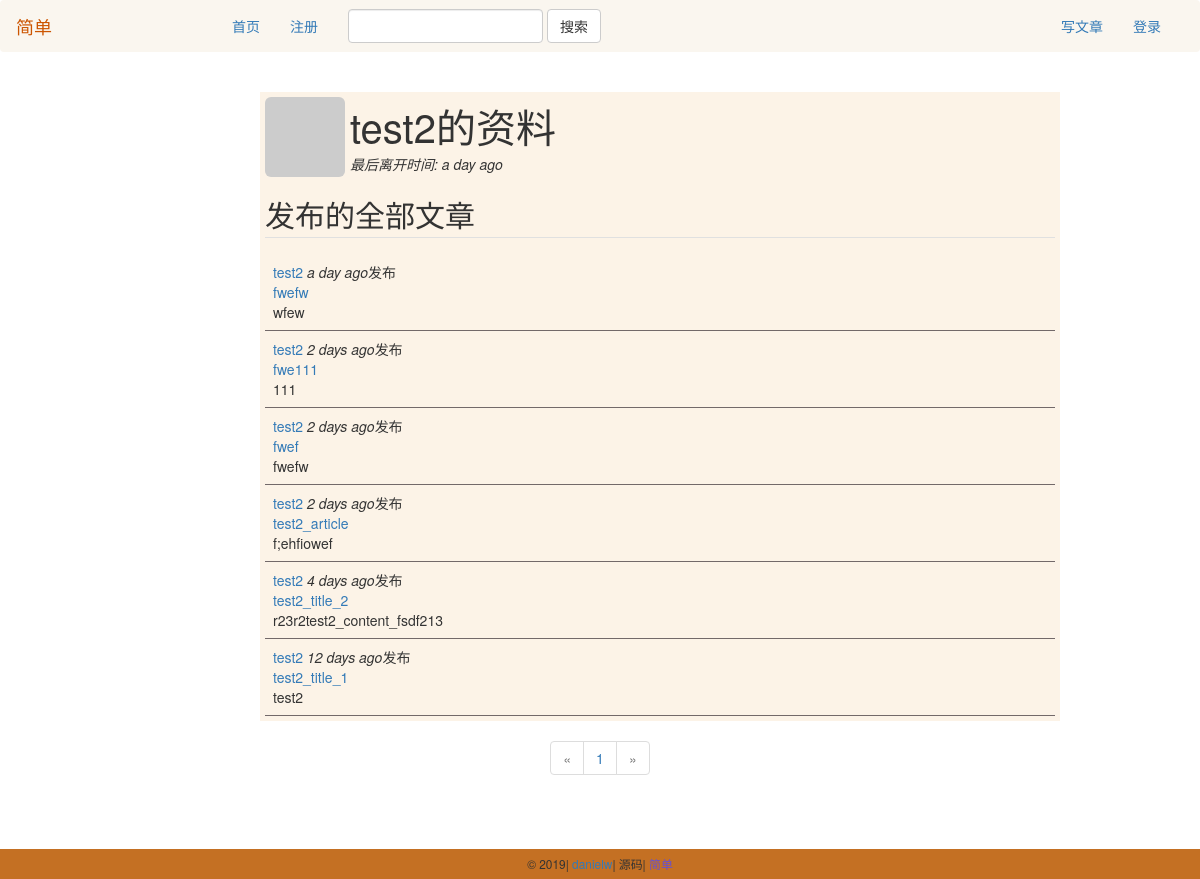
/user/test2, run on the app's committed database.
### app/models.py (models this page shows, shortened)
class User(UserMixin, db.Model):
    __tablename__ = 'users'
    id = db.Column(db.Integer, primary_key=True)
    username = db.Column(db.String(64), unique=True)
    password_hash = db.Column(db.String(128))
    email = db.Column(db.String(64), unique=True, index=True)
    avatar_hash = db.Column(db.String(32))
    posts = db.relationship('Post', backref='author_post', lazy='dynamic')
    comments = db.relationship('Comment', backref='author_comment', lazy='dynamic')
    @property
    def password(self):
        raise AttributeError('password is not a readable attribute')
    def gravatar(self, size=100, default='identicon', rating='g'):
        url = 'https://secure.gravatar.com/avatar'
        hash = self.avatar_hash or self.gravatar_hash()
        return '{url}/{hash}?s={size}&d={default}&r={rating}'.format(url=url, hash=hash, size=size, default=default, rating=rating)

class Post(db.Model):
    __tablename__ = 'posts'
    id = db.Column(db.Integer, primary_key=True)
    title = db.Column(db.Text)
    body = db.Column(db.Text)
    timestamp = db.Column(db.DateTime,index=True, default=datetime.utcnow)
    user_id = db.Column(db.Integer, db.ForeignKey('users.id'))
    comments = db.relationship('Comment', backref='post', lazy='dynamic')

### app/main/views.py (the view)
@main.route('/user/<username>',methods=['GET','POST'])
def user(username):
    user = User.query.filter_by(username=username).first()
    posts_main = user.posts.order_by(Post.timestamp.desc())
    page = request.args.get('page',1,type=int)
    pagination = posts_main.paginate(page, per_page=8, error_out=False)
    posts = pagination.items
    t = posts_main.first().timestamp
    return render_template('user.html',user=user,posts=posts,t=t, pagination=pagination)

### app/templates/user.html
{% extends "base.html" %}
{% block page_content %}
<div class="container_bg" style="width: 800px;">
    <div class="profile-header">
        <img class="img-rounded profile-thumbnail" src="{{ user.gravatar(size=85) }}">
        <div class="profile-header" style="margin-left: 85px;">
            <div class="user-intro" style="font-size: 40px;"> {{ user.username }}的资料</div>
            <span style="font-style:italic;">最后离开时间: {{ moment(t).fromNow() }}</span>
        </div>
    </div>
    <div class="profile-middle" style="margin-top: 20px;margin-bottom: 10px; border-bottom: 1px solid #e0e0e0;">
        <span style="font-size:30px;">发布的全部文章</span>
    </div>
    <div class="user_blog" style="margin-top: 10px;">
        <ul class="user_posts_" style="list-style-type: none; padding: 0px; margin: 16px 0px 0px 0px;">
            {% for post in posts %}
            <li class="user_post_" style="padding: 8px;border-bottom: 1px solid #726969;">
                <div class="user-post-content">
                        <div>
                            <a href="{{ url_for('.user', username=post.author_post.username) }}">
                                {{ post.author_post.username }}
                            </a>
                            <span class="blog-date-1" style="font-style:italic;">{{moment(post.timestamp).fromNow()}}</span>发布
                        </div>
                        <div>
                            <a href="{{ url_for('.showpost', id=post.id) }}">
                                {{ post.title }}
                            </a>
                        </div>
                        <div class="post-body">
                            {{ post.body }}
                        </div>
                </div>
            </li>
            {% endfor %}
        </ul>
    </div>
</div>
<div class="pagination" style="width:100%; text-align:center; padding:0px; margin:0px;">
        <ul class="pagination">
            <li {% if not pagination.has_prev %} class="disabled" {% endif %}>
                <a href="{% if pagination.has_prev %}
                    {{ url_for('.user', username=user.username, page=pagination.prev_num) }}
                    {% else %}#{% endif %}">
                    &laquo;
                </a>
            </li>
            {% for p in pagination.iter_pages() %}
                {% if p %}
                    {% if p == pagination.page %}
                    <li class="active">
                        <a href="{{ url_for('.user', username=user.username,page=p)}}">{{ p }}</a>
                    </li>
                    {% else %}
                    <li>
                        <a href="{{ url_for('.user', username=user.username,page=p)}}">{{ p }}</a>
                    </li>
                    {% endif %}
                {% else %}
                    <li class="disabled"><a href="#">&hellip;</a></li>
                {% endif %}
            {% endfor %}
            <li {% if not pagination.has_next %} class="disabled" {% endif %}>
                <a href="{% if pagination.has_next %}
                    {{ url_for('.user', username=user.username,page=pagination.next_num) }}
                    {% else %}#{% endif %}">
                    &raquo;
                </a>
            </li>
        </ul>
</div>
{% endblock %}

### app/static/css/main.css (style rules this page uses)
body { height:100%; margin:0; }
.container_bg { margin-top: 20px; background-color: #fcf3e7; margin-left: 230px; padding: 5px 5px 5px 5px; }
.profile-thumbnail { position: absolute; }
div.pagination { width: 100%; text-align: right; padding: 0px; margin: 0px; }

### data on the page
User: username "test2"
Post: timestamp "a day ago", author_post.username "test2", title "fwefw", body "wfew"
Post: author_post.username "test2", timestamp "2 days ago", title "fwe111", body "111"
Post: author_post.username "test2", timestamp "2 days ago", title "fwef", body "fwefw"
Post: author_post.username "test2", timestamp "2 days ago", title "test2_article", body "f;ehfiowef"
Post: author_post.username "test2", timestamp "4 days ago", title "test2_title_2", body "r23r2test2_content_fsdf213"
Post: author_post.username "test2", timestamp "12 days ago", title "test2_title_1", body "test2"

### other printed values
{{ p }} "1"
